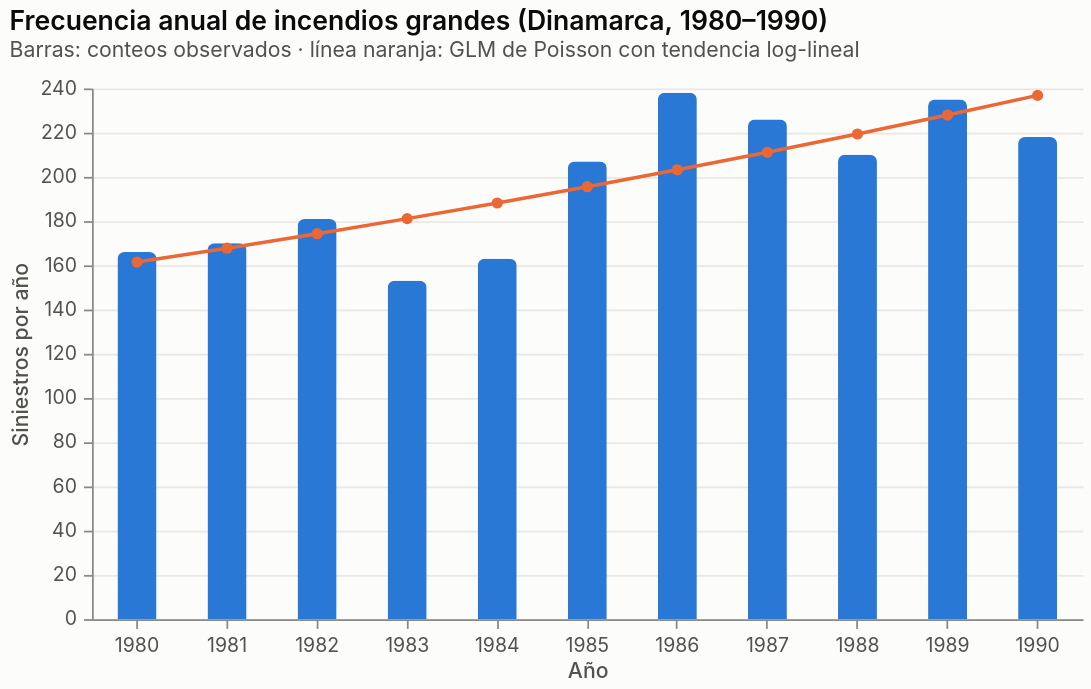

The cell this chart's notebook holds for it:
### Markdown cell above
## 2. Reaseguro XL calibrado con pérdidas reales (incendios daneses)

**Frecuencia.** El número anual de siniestros grandes crece alrededor de 4% por año; se ajusta un GLM de Poisson con
tendencia log-lineal y se proyecta a 1991. La sobredispersión de Pearson (≈ 2) advierte que la hipótesis de Poisson
homogéneo de las notas es optimista.

### Code cell
fig["02_frecuencia_danesa"]

### Figure 1 — Vega-Lite specification as saved in the notebook (floating-point values rounded to 4 significant figures)
{"$schema": "https://vega.github.io/schema/vega-lite/v6.4.1.json", "config": {"axis": {"domainColor": "#8a8984", "gridColor": "#e9e8e4", "labelColor": "#52514e", "labelFontSize": 11, "labelPadding": 4, "tickColor": "#8a8984", "titleColor": "#52514e", "titleFontSize": 12, "titleFontWeight": 500}, "axisX": {"grid": false}, "background": "#fcfcfb", "bar": {"cornerRadiusEnd": 4}, "font": "Inter, Segoe UI, Helvetica, Arial, sans-serif", "legend": {"labelColor": "#52514e", "labelFontSize": 11, "labelLimit": 420, "orient": "top", "symbolStrokeWidth": 2, "titleColor": "#52514e", "titleFontSize": 11}, "line": {"strokeWidth": 2}, "point": {"filled": true, "size": 64}, "range": {"category": ["#2a78d6", "#eb6834", "#1baf7a"]}, "title": {"anchor": "start", "color": "#0b0b0b", "fontSize": 15, "fontWeight": 600, "offset": 10, "subtitleColor": "#52514e", "subtitleFontSize": 12}, "view": {"stroke": null}}, "data": {"name": "data-4af60e5037763b95f6f40b7fcbf85a5e"}, "datasets": {"data-4af60e5037763b95f6f40b7fcbf85a5e": [{"Year": 1980, "fit": 161.5, "n": 166}, {"Year": 1981, "fit": 167.8, "n": 170}, {"Year": 1982, "fit": 174.3, "n": 181}, {"Year": 1983, "fit": 181.1, "n": 153}, {"Year": 1984, "fit": 188.2, "n": 163}, {"Year": 1985, "fit": 195.6, "n": 207}, {"Year": 1986, "fit": 203.2, "n": 238}, {"Year": 1987, "fit": 211.1, "n": 226}, {"Year": 1988, "fit": 219.4, "n": 210}, {"Year": 1989, "fit": 228.0, "n": 235}, {"Year": 1990, "fit": 236.9, "n": 218}]}, "height": 300, "layer": [{"encoding": {"tooltip": [{"field": "Year", "type": "ordinal"}, {"field": "n", "title": "observados", "type": "quantitative"}, {"field": "fit", "format": ".1f", "title": "Poisson con tendencia", "type": "quantitative"}], "x": {"axis": {"labelAngle": 0}, "field": "Year", "title": "Año", "type": "ordinal"}, "y": {"field": "n", "title": "Siniestros por año", "type": "quantitative"}}, "mark": {"color": "#2a78d6", "type": "bar", "width": 22}}, {"encoding": {"x": {"field": "Year", "type": "ordinal"}, "y": {"field": "fit", "type": "quantitative"}}, "mark": {"color": "#eb6834", "point": {"color": "#eb6834", "size": 40}, "type": "line"}}], "title": {"subtitle": "Barras: conteos observados · línea naranja: GLM de Poisson con tendencia log-lineal", "text": "Frecuencia anual de incendios grandes (Dinamarca, 1980–1990)"}, "width": 560}
